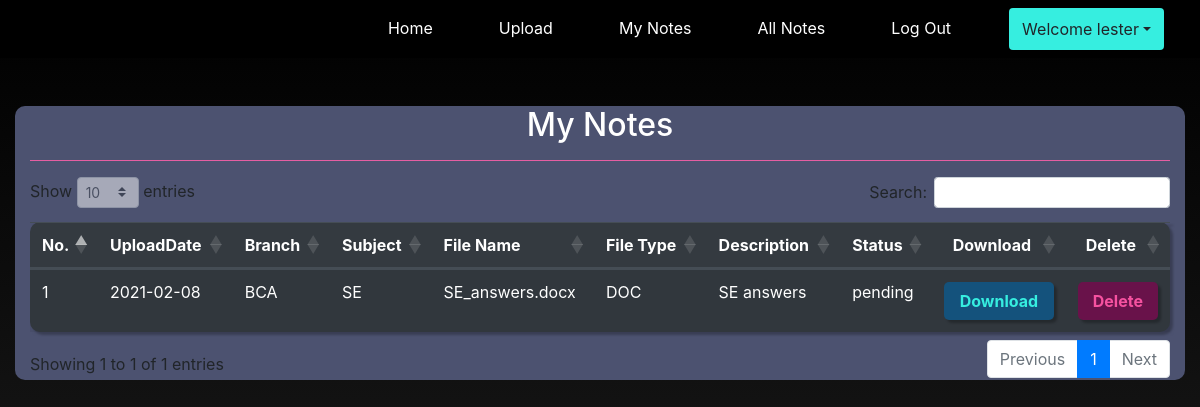
Before: /view_mynotes (signed in) with the older database file.
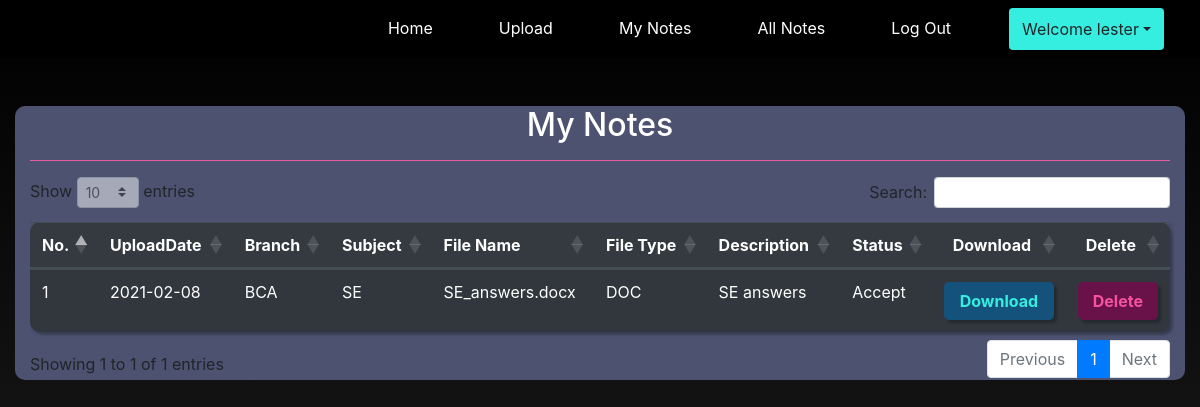
After: the same page with the newer database file.
### notes/models.py (models this page shows, shortened)
class Notes(models.Model):
    user = models.ForeignKey(User,on_delete=models.CASCADE)
    uploadingdate = models.CharField(max_length=30)
    branch = models.CharField(max_length=13)
    subject = models.CharField(max_length=15)
    notesfile = models.FileField(max_length=100,null=True)
    filetype = models.CharField(max_length=30, null=True)
    description = models.CharField(max_length=200)
    status = models.CharField(max_length=10)

### notes/views.py (the view)
# urls.py: path('view_mynotes',view_mynotes,name='view_mynotes'),
def view_mynotes(request):
    if not request.user.is_authenticated:
        return redirect('login')
    user = User.objects.get(id=request.user.id)
    notes = Notes.objects.filter(user=user)
    d = {'notes': notes}
    return render(request, 'view_mynotes.html', d)

### notes/templates/view_mynotes.html (shortened to what this page needs)
{% extends 'usernavigation.html'%} {% block body %} {% load static %}
<link
  rel="stylesheet"
  href="https://cdnjs.cloudflare.com/ajax/libs/twitter-bootstrap/4.5.2/css/bootstrap.css"
/>
<link
  rel="stylesheet"
  href="https://cdn.datatables.net/1.10.23/css/dataTables.bootstrap4.min.css"
/>
<div style="animation: transitionIn 0.75s">
  <div class="col-12 mt-5">
    <div class="container1 col-12">
      <h2 class="text-white text-center">My Notes</h2>
      <hr style="background-color: hotpink" />
      <table
        class="table table-striped table-hover table-dark"
        style="
          border-radius: 10px;
          filter: drop-shadow(3px 3px 1px rgba(0, 0, 0, 0.25));
        "
        id="example"
      >
        <thead>
          <tr>
            <th>No.</th>
            <th>UploadDate</th>
            <th>Branch</th>
            <th>Subject</th>
            <th>File Name</th>
            <th>File Type</th>
            <th>Description</th>
            <th>Status</th>
            <th style="text-align: center">Download</th>
            <th style="text-align: center">Delete</th>
          </tr>
        </thead>
        {% for i in notes %}
        <tbody>
          <tr>
            <td>{{forloop.counter}}</td>
            <td>{{i.uploadingdate}}</td>
            <td>{{i.branch}}</td>
            <td>{{i.subject}}</td>
            <td>{{i.notesfile}}</td>
            <td>{{i.filetype}}</td>
            <td>{{i.description}}</td>
            <td>{{i.status}}</td>
            <td>
              <a
                href="{{i.notesfile.url}}"
                class="btn font-weight-bold"
                style="
                  background-color: #14527c;
                  color: #36eee0;
                  border-radius: 5px;
                  width: 100%;
                  filter: drop-shadow(3px 3px 1px rgba(0, 0, 0, 0.25));
                "
                >Download</a
              >
            </td>
            <td>
              <a
                href="{% url 'delete_mynotes' i.id %}"
                class="btn font-weight-bold"
                style="
                  background-color: #69124a;
                  color: #f652a0;
                  border-radius: 5px;
                  width: 100%;
                  filter: drop-shadow(3px 3px 1px rgba(0, 0, 0, 0.25));
                "
                onclick="return confirm('Are you sure you want to delete?')"
                >Delete</a
              >
            </td>
          </tr>
          {% endfor %}
        </tbody>
      </table>
    </div>
  </div>
</div>
{% endblock %}

Changed rows visible on the page:
changed Notes "BCA": status "pending" → "Accept"
